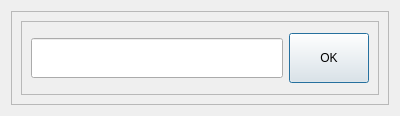
<?xml version="1.0" encoding="UTF-8"?>
<ui version="4.0">
 <class>Dialog</class>
 <widget class="QDialog" name="Dialog">
  <property name="geometry">
   <rect>
    <x>0</x>
    <y>0</y>
    <width>400</width>
    <height>116</height>
   </rect>
  </property>
  <property name="windowTitle">
   <string>Dialog</string>
  </property>
  <layout class="QHBoxLayout" name="horizontalLayout">
   <item>
    <widget class="QFrame" name="frame">
     <property name="frameShape">
      <enum>QFrame::StyledPanel</enum>
     </property>
     <property name="frameShadow">
      <enum>QFrame::Raised</enum>
     </property>
     <layout class="QHBoxLayout" name="horizontalLayout_2">
      <item>
       <widget class="QFrame" name="frame_3">
        <property name="frameShape">
         <enum>QFrame::StyledPanel</enum>
        </property>
        <property name="frameShadow">
         <enum>QFrame::Raised</enum>
        </property>
        <layout class="QHBoxLayout" name="horizontalLayout_3">
         <item>
          <widget class="QLineEdit" name="student_number">
           <property name="minimumSize">
            <size>
             <width>0</width>
             <height>40</height>
            </size>
           </property>
          </widget>
         </item>
         <item>
          <widget class="QPushButton" name="pushButton">
           <property name="minimumSize">
            <size>
             <width>0</width>
             <height>50</height>
            </size>
           </property>
           <property name="text">
            <string>OK</string>
           </property>
          </widget>
         </item>
        </layout>
       </widget>
      </item>
     </layout>
    </widget>
   </item>
  </layout>
 </widget>
 <resources/>
 <connections/>
</ui>
